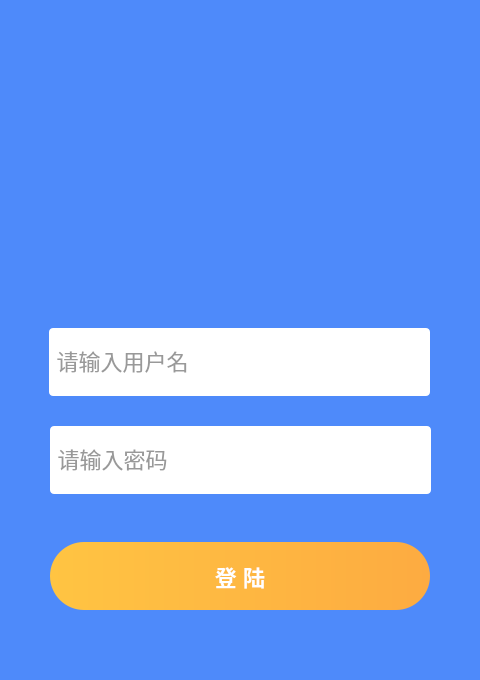
<?xml version="1.0" encoding="UTF-8"?>
<ui version="4.0">
 <class>MainWindow</class>
 <widget class="QMainWindow" name="MainWindow">
  <property name="geometry">
   <rect>
    <x>0</x>
    <y>0</y>
    <width>480</width>
    <height>680</height>
   </rect>
  </property>
  <property name="minimumSize">
   <size>
    <width>480</width>
    <height>680</height>
   </size>
  </property>
  <property name="maximumSize">
   <size>
    <width>480</width>
    <height>680</height>
   </size>
  </property>
  <property name="palette">
   <palette>
    <active>
     <colorrole role="Base">
      <brush brushstyle="SolidPattern">
       <color alpha="255">
        <red>78</red>
        <green>138</green>
        <blue>250</blue>
       </color>
      </brush>
     </colorrole>
     <colorrole role="Window">
      <brush brushstyle="SolidPattern">
       <color alpha="255">
        <red>78</red>
        <green>138</green>
        <blue>250</blue>
       </color>
      </brush>
     </colorrole>
    </active>
    <inactive>
     <colorrole role="Base">
      <brush brushstyle="SolidPattern">
       <color alpha="255">
        <red>78</red>
        <green>138</green>
        <blue>250</blue>
       </color>
      </brush>
     </colorrole>
     <colorrole role="Window">
      <brush brushstyle="SolidPattern">
       <color alpha="255">
        <red>78</red>
        <green>138</green>
        <blue>250</blue>
       </color>
      </brush>
     </colorrole>
    </inactive>
    <disabled>
     <colorrole role="Base">
      <brush brushstyle="SolidPattern">
       <color alpha="255">
        <red>78</red>
        <green>138</green>
        <blue>250</blue>
       </color>
      </brush>
     </colorrole>
     <colorrole role="Window">
      <brush brushstyle="SolidPattern">
       <color alpha="255">
        <red>78</red>
        <green>138</green>
        <blue>250</blue>
       </color>
      </brush>
     </colorrole>
    </disabled>
   </palette>
  </property>
  <property name="font">
   <font>
    <family>Microsoft YaHei UI</family>
    <weight>75</weight>
    <bold>true</bold>
   </font>
  </property>
  <property name="windowTitle">
   <string>MainWindow</string>
  </property>
  <widget class="QWidget" name="centralWidget">
   <widget class="QLabel" name="label">
    <property name="geometry">
     <rect>
      <x>111</x>
      <y>141</y>
      <width>259</width>
      <height>47</height>
     </rect>
    </property>
    <property name="styleSheet">
     <string notr="true">image:url(:/im/im/logo.png)</string>
    </property>
    <property name="text">
     <string/>
    </property>
   </widget>
   <widget class="QPushButton" name="pushButton">
    <property name="geometry">
     <rect>
      <x>50</x>
      <y>542</y>
      <width>380</width>
      <height>68</height>
     </rect>
    </property>
    <property name="font">
     <font>
      <pointsize>-1</pointsize>
      <weight>75</weight>
      <bold>true</bold>
     </font>
    </property>
    <property name="cursor">
     <cursorShape>PointingHandCursor</cursorShape>
    </property>
    <property name="styleSheet">
     <string notr="true">background:qlineargradient(spread:pad, x1:0, y1:0, x2:1, y2:0, stop:0 rgba(255,196,66,1), stop:1 rgba(253,171,65,1));
border-radius:34px;
font-size:22px;
font-weight:bold;
color:white;</string>
    </property>
    <property name="text">
     <string>登 陆</string>
    </property>
    <property name="checkable">
     <bool>true</bool>
    </property>
   </widget>
   <widget class="QLineEdit" name="lineEdit">
    <property name="geometry">
     <rect>
      <x>49</x>
      <y>328</y>
      <width>381</width>
      <height>68</height>
     </rect>
    </property>
    <property name="font">
     <font>
      <family>MicrosoftYaHei</family>
      <pointsize>-1</pointsize>
      <weight>50</weight>
      <bold>false</bold>
     </font>
    </property>
    <property name="styleSheet">
     <string notr="true">background:rgba(255,255,255,1);
border-radius:4px;
font-size:22px;
font-weight:400;
color:rgba(0,0,0,0.4);
font-family:MicrosoftYaHei;
letter-spacing:200;
font-spacing:2px;</string>
    </property>
    <property name="text">
     <string> 请输入用户名</string>
    </property>
   </widget>
   <widget class="QLineEdit" name="lineEdit_2">
    <property name="geometry">
     <rect>
      <x>50</x>
      <y>426</y>
      <width>381</width>
      <height>68</height>
     </rect>
    </property>
    <property name="font">
     <font>
      <family>MicrosoftYaHei</family>
      <pointsize>-1</pointsize>
      <weight>50</weight>
      <bold>false</bold>
     </font>
    </property>
    <property name="styleSheet">
     <string notr="true">background:rgba(255,255,255,1);
border-radius:4px;
font-size:22px;
font-family:MicrosoftYaHei;
font-weight:400;
color:rgba(0,0,0,0.4);</string>
    </property>
    <property name="text">
     <string> 请输入密码</string>
    </property>
   </widget>
  </widget>
 </widget>
 <layoutdefault spacing="6" margin="11"/>
 <resources/>
 <connections/>
</ui>
